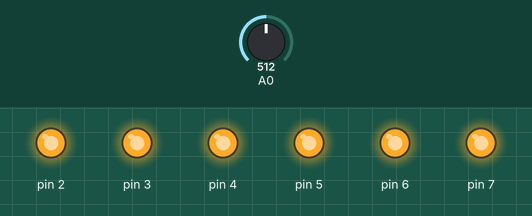
The sketch below on a simulated Arduino Uno, built with avr-gcc and run on an emulated ATmega328P. On the bench: output pins drawn as LEDs (lit = HIGH). The inputs (shaded band) are chosen by the test bench; at power-on: A0 = 512.

Above: at 1.2 s.
1.3 s: A0 set to 126
2.8 s: A0 set to 107
At 3.9 s:
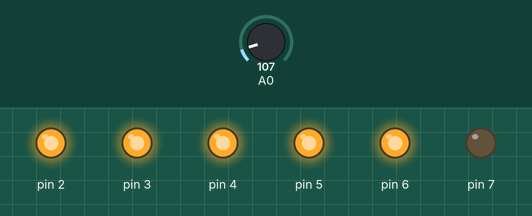
4.3 s: A0 set to 70
At 5.0 s:
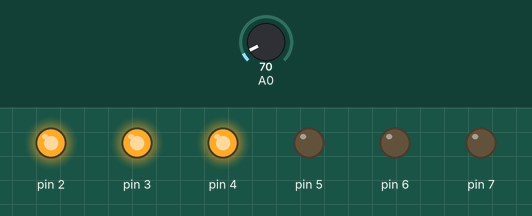
5.8 s: A0 set to 65
7.3 s: A0 set to 56
At 8.5 s:
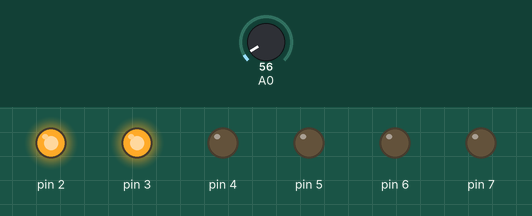
8.8 s: A0 set to 110
At 9.6 s:
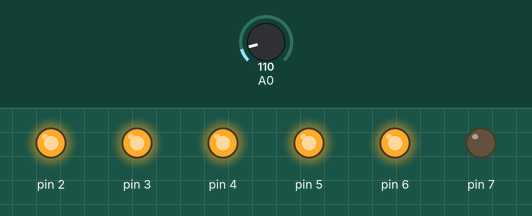
Timing chart, 0 to 11.3 s (numbered marks = the images above; inputs shaded):
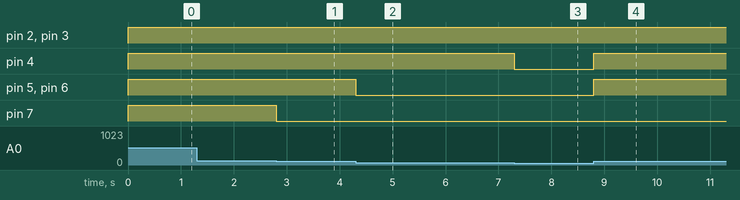

Measured:
- the behaviour switches between 121 and 120 on A0 (found by bisection; images 0 and 1)
- the behaviour switches between 61 and 60 on A0 (found by bisection; images 2 and 3)
- after the input at 1.3 s, every drawn part: stays the same
- after the input at 2.8 s, pin 7: HIGH → LOW at once
- after the input at 4.3 s, pin 5, pin 6: HIGH → LOW at once
- after the input at 5.8 s, every drawn part: stays the same
- after the input at 7.3 s, pin 4: HIGH → LOW at once
- after the input at 8.8 s, pin 4–6: LOW → HIGH at once

The sketch:

Lesson_17.ino
```cpp
int Voltage;                       //  Создаём переменную типа int для хранения напряжения мотора

void setup(){                      //  Код внутри функции setup выполняется только 1 раз, при старте
    pinMode(7, OUTPUT);            //  Конфигурируем вывод светодиода DV1 как выход
    pinMode(6, OUTPUT);            //  Конфигурируем вывод светодиода DV2 как выход
    pinMode(5, OUTPUT);            //  Конфигурируем вывод светодиода DV3 как выход
    pinMode(4, OUTPUT);            //  Конфигурируем вывод светодиода DV4 как выход
    pinMode(3, OUTPUT);            //  Конфигурируем вывод светодиода DV5 как выход
    pinMode(2, OUTPUT);            //  Конфигурируем вывод светодиода DV6 как выход
}

void loop(){                       //  Код внутри функции loop выполняется постоянно
    Voltage = analogRead(A0);      //  Считываем напряжение с мотора в переменную Voltage
    digitalWrite(7,(Voltage>120)); //
    digitalWrite(6,(Voltage>100)); //
    digitalWrite(5,(Voltage>80 )); //
    digitalWrite(4,(Voltage>60 )); //
    digitalWrite(3,(Voltage>40 )); //
    digitalWrite(2,(Voltage>20 )); //
}
```
